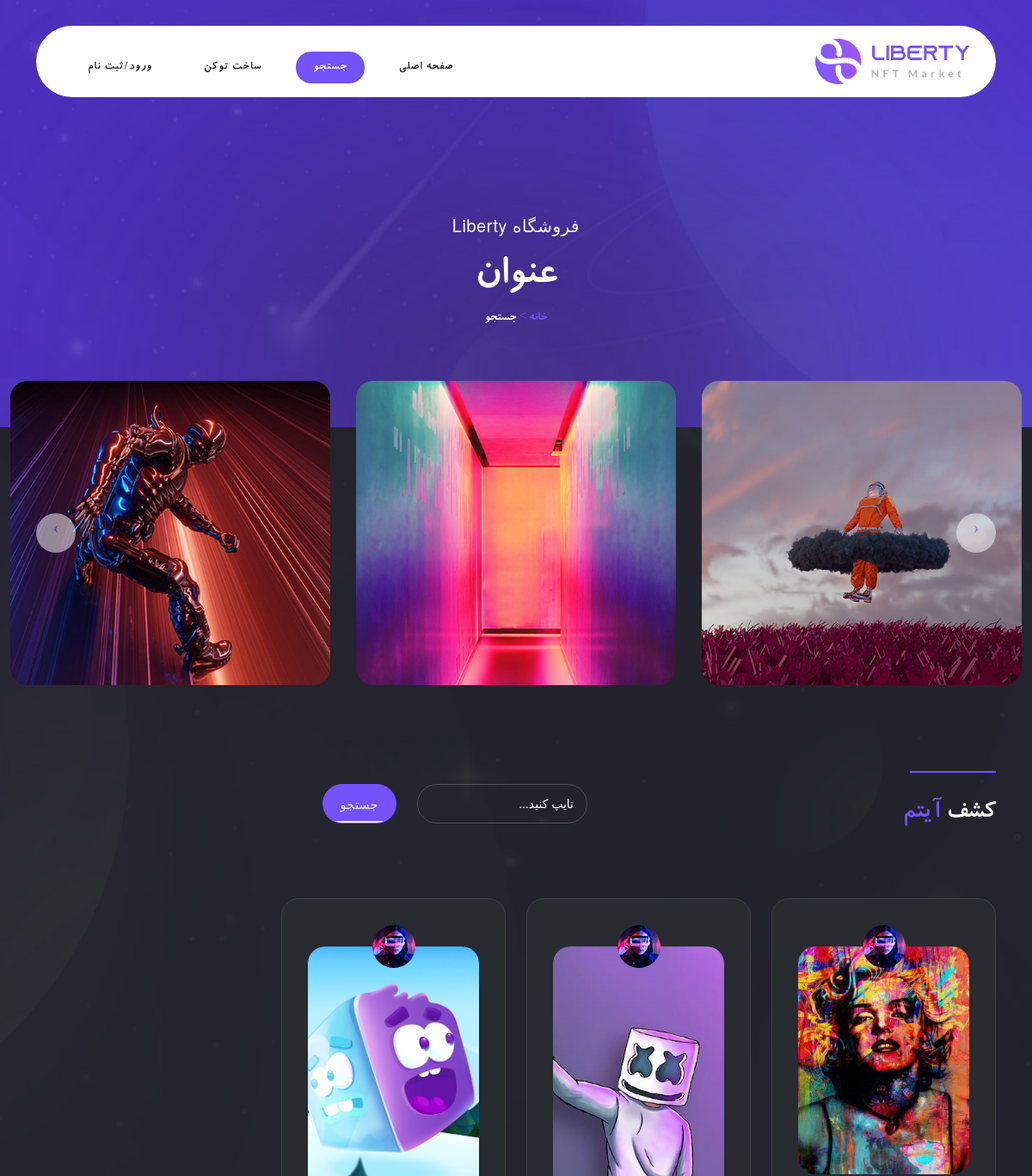
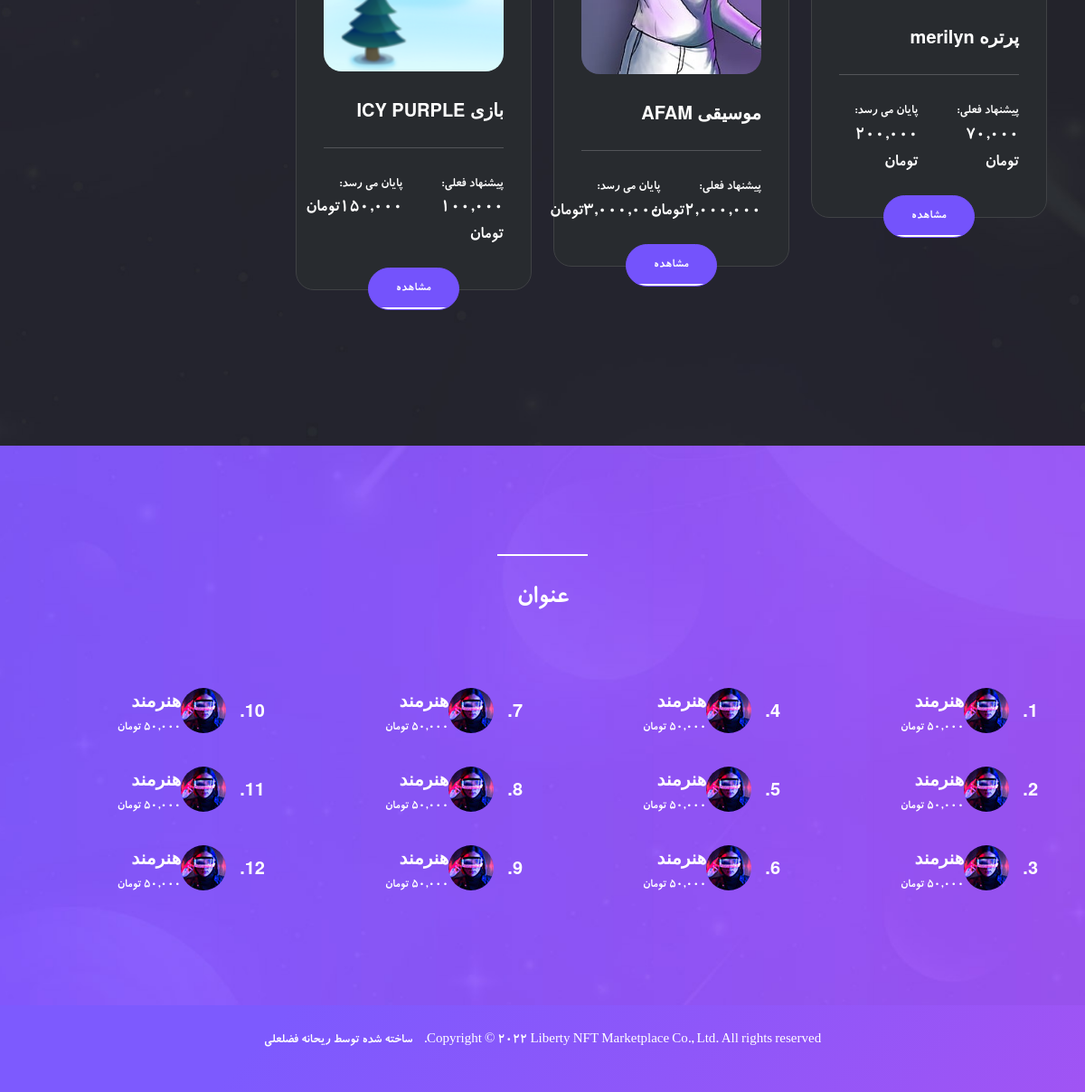
/explore/, run on the app's committed database (2 pictures, top to bottom).
### store/models.py (models this page shows, shortened)
class Post(models.Model):
    title = models.CharField(max_length=255)
    content = models.TextField()
    Artist = models.ForeignKey(User, on_delete=models.CASCADE, null=True)
    Bid_now = models.CharField(max_length=100)
    Bid_future = models.CharField(max_length=100)
    token_id = models.CharField(max_length=255)
    date = models.DateField(auto_now_add=True)
    image = models.ImageField(upload_to='store/', null=True)
    Active = models.BooleanField(default=False)
    category = models.ManyToManyField(Category)
    collection = models.ManyToManyField(Collection)
    image_details = models.ImageField(upload_to='store/details/', null=True)

### web/views.py (the view)
# urls.py: path('explore/', views.explore, name='explore'),
def explore(request, col=None):
    posts = Post.objects.filter(Active=1)
    if col != None:
        posts = posts.filter(collection__name=col)
    context = {'posts': posts}
    return render(request, 'web/explore.html', context)

### templates/web/explore.html (shortened to what this page needs)
{% extends 'base.html' %}
{% load static %}
{% block body %}
        <header class="header-area header-sticky">
            <div class="container">
                <div class="row">
                    <div class="col-12">
                        <nav class="main-nav">
                            <a href="index.html" class="logo">
                                <img src="{% static 'assets/images/logo.png' %}" alt>
                            </a>
                            <ul class="nav">
                                <li><a href="{% url 'web:index' %}">صفحه اصلی</a></li>
                                <li><a href="{% url 'web:explore' %}" class="active">جستجو</a></li>
                                <li><a href="{% url 'web:create' %}">ساخت توکن</a></li>
                                <li><a href="{% url 'account:login' %}">ورود/ثبت نام</a></li>
                            </ul>
                        </nav>
                    </div>
                </div>
            </div>
        </header>
        <div class="page-heading">
            <div class="container">
                <div class="row">
                    <div class="col-lg-12">
                        <h6>فروشگاه Liberty</h6>
                        <h2>عنوان</h2>
                        <span>خانه > <a href="#">جستجو</a></span>
                    </div>
                </div>
            </div>
            <div class="featured-explore">
                <div class="container-fluid">
                    <div class="row">
                        <div class="col-lg-12">
                            <div class="owl-features owl-carousel">
                                <div class="item">
                                    <div class="thumb">
                                        <img src="{% static 'assets/images/featured-01.jpg' %}"
                                            alt style="border-radius: 20px;">
                                    </div>
                                </div>
                                <div class="item">
                                    <div class="thumb">
                                        <img src="{% static 'assets/images/featured-02.jpg' %}"
                                            alt style="border-radius : 20px;">
                                    </div>
                                </div>
                                <div class="item">
                                    <div class="thumb">
                                        <img src="{% static 'assets/images/featured-03.jpg' %}"
                                            alt style="border-radius: 20px;">
                                    </div>
                                </div>
                            </div>
                        </div>
                    </div>
                </div>
            </div>
        </div>
        <div class="discover-items">
            <div class="container">
                <div class="row">
                    <div class="col-lg-5">
                        <div class="section-heading">
                            <div class="line-dec"> </div>
                            <h2>کشف <em>آیتم</em></h2>
                        </div>
                    </div>
                    <div class="col-lg-7">
                        <form id="search-form" name="gs" method="GET"
                            role="search" action="{% url 'web:search' %}">
                            <div class="row">
                                <div class="col-lg-4">
                                    <fieldset>
                                        <input type="text" name="s"
                                            class="searchText"
                                            placeholder="تایپ کنید..."
                                            autocomplete="on" required>
                                    </fieldset>
                                </div>
                                <div class="col-lg-2">
                                    <fieldset>
                                        <button  class="main-button">جستجو</button>
                                    </fieldset>
                                </div>
                            </div>
                        </form>
                    </div>
                    {% for post in posts %}
                    <div class="col-lg-3">
                        <div class="item">
                            <div class="row">
                                <div class="col-lg-12">
                                    <span class="author">
                                        <img src="{% static 'assets/images/author.jpg' %}" alt
                                            style="max-width: 50px; max-height: 50px; border-radius: 50%;">
                                    </span>
                                    <img src="{{post.image.url}}" alt
                                        style="border-radius: 20px;">
                                    <h4>{{post.title}}</h4>
                                </div>
                                <div class="col-lg-12">
                                    <div class="line-dec"></div>
                                    <div class="row">
                                        <div class="col-6">
                                            <span>پیشنهاد فعلی: <br><strong>{{post.Bid_now}}</strong></span>
                                        </div>
                                        <div class="col-6">
                                            <span>پایان می رسد: <br><strong>{{post.Bid_future}}</strong></span>
                                        </div>
                                    </div>
                                </div>
                                <div class="col-lg-12">
                                    <div class="main-button">
                                        <a href="{% url 'store:details' num=post.pk %}">مشاهده</a>
                                    </div>
                                </div>
                            </div>
                        </div>
                    </div>
                    {% endfor %}
                </div>
            </div>
        </div>
        <div class="top-seller">
            <div class="container">
                <div class="row">
                    <div class="col-lg-12">
                        <div class="section-heading">
                            <div class="line-dec"></div>
                            <h2>عنوان</h2>
                        </div>
                    </div>
                    <div class="col-lg-3 col-sm-6">
                        <div class="row">
                            <div class="col-lg-12">
                                <div class="item">
                                    <h4>1.</h4>
                                    <img src="{% static 'assets/images/author.jpg' %}" alt
                                        style="max-width: 50px; max-height: 50px; border-radius: 50%;">
                                    <h6>هنرمند<br><a href="#">50,000 تومان</a></h6>
                                </div>
                            </div>
                            <div class="col-lg-12">
                                <div class="item">
                                    <h4>2.</h4>
                                    <img src="{% static 'assets/images/author.jpg' %}" alt
                                        style="max-width: 50px; max-height: 50px; border-radius: 50%;">
                                    <h6>هنرمند<br><a href="#">50,000 تومان</a></h6>
                                </div>
                            </div>
                            <div class="col-lg-12">
                                <div class="item">
                                    <h4>3.</h4>
                                    <img src="{% static 'assets/images/author.jpg' %}" alt
                                        style="max-width: 50px; max-height: 50px; border-radius: 50%;">
                                    <h6>هنرمند<br><a href="#">50,000 تومان</a></h6>
                                </div>
                            </div>
                        </div>
                    </div>
                    <div class="col-lg-3 col-sm-6">
                        <div class="row">
                            <div class="col-lg-12">
                                <div class="item">
                                    <h4>4.</h4>
                                    <img src="{% static 'assets/images/author.jpg' %}" alt
                                        style="max-width: 50px; max-height: 50px; border-radius: 50%;">
                                    <h6>هنرمند<br><a href="#">50,000 تومان</a></h6>
                                </div>
                            </div>
                            <div class="col-lg-12">
                                <div class="item">
                                    <h4>5.</h4>
                                    <img src="{% static 'assets/images/author.jpg' %}" alt
                                        style="max-width: 50px; max-height: 50px; border-radius: 50%;">
                                    <h6>هنرمند<br><a href="#">50,000 تومان</a></h6>
                                </div>
                            </div>
                            <div class="col-lg-12">
                                <div class="item">
                                    <h4>6.</h4>
                                    <img src="{% static 'assets/images/author.jpg' %}" alt
                                        style="max-width: 50px; max-height: 50px; border-radius: 50%;">
                                    <h6>هنرمند<br><a href="#">50,000 تومان</a></h6>
                                </div>
                            </div>
                        </div>
                    </div>
                    <div class="col-lg-3 col-sm-6">
                        <div class="row">
                            <div class="col-lg-12">
                                <div class="item">
                                    <h4>7.</h4>
                                    <img src="{% static 'assets/images/author.jpg' %}" alt
                                        style="max-width: 50px; max-height: 50px; border-radius: 50%;">
                                    <h6>هنرمند<br><a href="#">50,000 تومان</a></h6>
                                </div>
                            </div>
                            <div class="col-lg-12">
                                <div class="item">
                                    <h4>8.</h4>
                                    <img src="{% static 'assets/images/author.jpg' %}" alt
                                        style="max-width: 50px; max-height: 50px; border-radius: 50%;">
                                    <h6>هنرمند<br><a href="#">50,000 تومان</a></h6>
                                </div>
                            </div>
                            <div class="col-lg-12">
                                <div class="item">
                                    <h4>9.</h4>
                                    <img src="{% static 'assets/images/author.jpg' %}" alt
                                        style="max-width: 50px; max-height: 50px; border-radius: 50%;">
                                    <h6>هنرمند<br><a href="#">50,000 تومان</a></h6>
                                </div>
                            </div>
                        </div>
                    </div>
                    <div class="col-lg-3 col-sm-6">
                        <div class="row">
                            <div class="col-lg-12">
                                <div class="item">
                                    <h4>10.</h4>
                                    <img src="{% static 'assets/images/author.jpg' %}" alt
                                        style="max-width: 50px; max-height: 50px; border-radius: 50%;">
                                    <h6>هنرمند<br><a href="#">50,000 تومان</a></h6>
                                </div>
                            </div>
                            <div class="col-lg-12">
                                <div class="item">
                                    <h4>11.</h4>
                                    <img src="{% static 'assets/images/author.jpg' %}" alt
                                        style="max-width: 50px; max-height: 50px; border-radius: 50%;">
                                    <h6>هنرمند<br><a href="#">50,000 تومان</a></h6>
                                </div>
                            </div>
                            <div class="col-lg-12">
                                <div class="item">
                                    <h4>12.</h4>
                                    <img src="{% static 'assets/images/author.jpg' %}" alt
                                        style="max-width: 50px; max-height: 50px; border-radius: 50%;">
                                    <h6>هنرمند<br><a href="#">50,000 تومان</a></h6>
                                </div>
                            </div>
                        </div>
                    </div>
                </div>
            </div>
        </div>
{% endblock %}

### templates/base.html (shortened to what this page needs)
{% load static %}
<!DOCTYPE html>
<html lang="fa" dir="rtl">
    <head>
        <link rel="stylesheet"
            href="{% static 'vendor/bootstrap/css/bootstrap-rtl.css' %}">
        <link rel="stylesheet"
            href="{% static 'vendor/bootstrap/css/bootstrap.rtl.min.css' %}">
        <link rel="stylesheet" href="{% static 'assets/css/style.css' %}">
        <link rel="stylesheet" href="{% static 'assets/css/owl.css' %}">
        <link rel="stylesheet" href="{% static 'assets/css/animate.css' %}">
        <link rel="stylesheet"
            href="https://unpkg.com/swiper@7/swiper-bundle.min.css" />
        <link
            href="https://cdn.jsdelivr.net/gh/rastikerdar/sahel-font@v3.4.0/dist/font-face.css"
            rel="stylesheet" type="text/css">
    </head>
    <body>
        {% block body %}
        {% endblock %}
        <footer>
            <div class="container">
                <div class="row">
                    <div class="col-lg-12">
                        <p>Copyright © 2022 <a href="#">Liberty</a> NFT
                            Marketplace Co.,
                            Ltd. All rights reserved. &nbsp;&nbsp; ساخته شده
                            توسط ریحانه فضلعلی</p>
                    </div>
                </div>
            </div>
        </footer>
    </body>
</html>

### data on the page
Post: image (picture), title "پرتره merilyn", Bid_now "70,000 تومان", Bid_future "200,000 تومان"
Post: image (picture), title "موسیقی AFAM", Bid_now "2,000,000تومان", Bid_future "3,000,000تومان"
Post: image (picture), title "بازی ICY PURPLE", Bid_now "100,000 تومان", Bid_future "150,000تومان"
